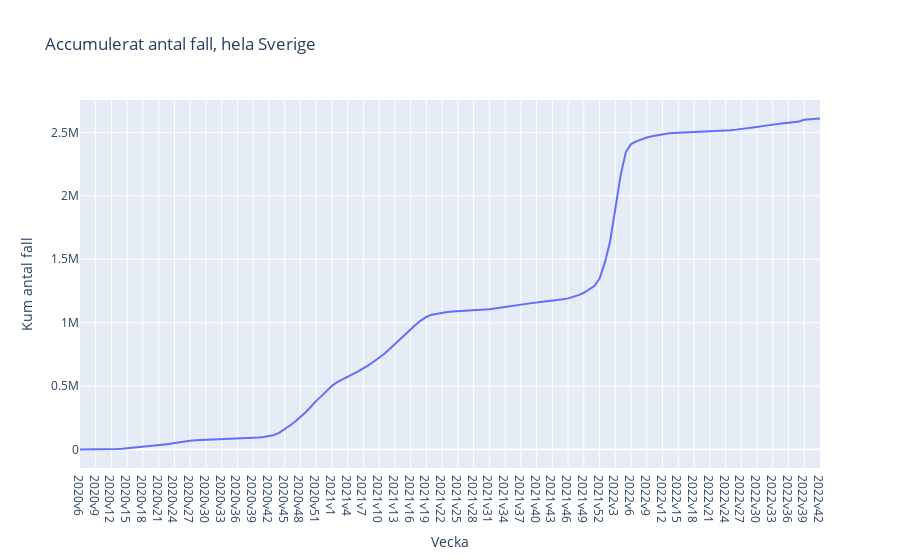

The code cell stored with this chart in its notebook:
### Code cell
# 1f Plotly Express
fig = px.line(covid, x='Vecka', y='Kum antal fall', title='Accumulerat antal fall, hela Sverige')
fig.show()
fig.write_html("Visualiseringar/1f_kum_antal_fall.html")

### Figure 1 — Plotly figure (JSON) as saved in the notebook; plotly's stock layout.template omitted (floating-point values rounded to 4 significant figures; data arrays with more than 128 entries replaced by an {"elided": "..."} marker saying what was removed)
{"data": [{"hovertemplate": "Vecka=%{x}<br>Kum antal fall=%{y}<extra></extra>", "legendgroup": "", "line": {"color": "#636efa", "dash": "solid"}, "marker": {"symbol": "circle"}, "mode": "lines", "name": "", "orientation": "v", "showlegend": false, "type": "scatter", "x": {"elided": "142 str values"}, "xaxis": "x", "y": {"elided": "142 int values"}, "yaxis": "y"}], "layout": {"legend": {"tracegroupgap": 0}, "title": {"text": "Accumulerat antal fall, hela Sverige"}, "xaxis": {"anchor": "y", "domain": [0, 1], "title": {"text": "Vecka"}}, "yaxis": {"anchor": "x", "domain": [0, 1], "title": {"text": "Kum antal fall"}}}}
